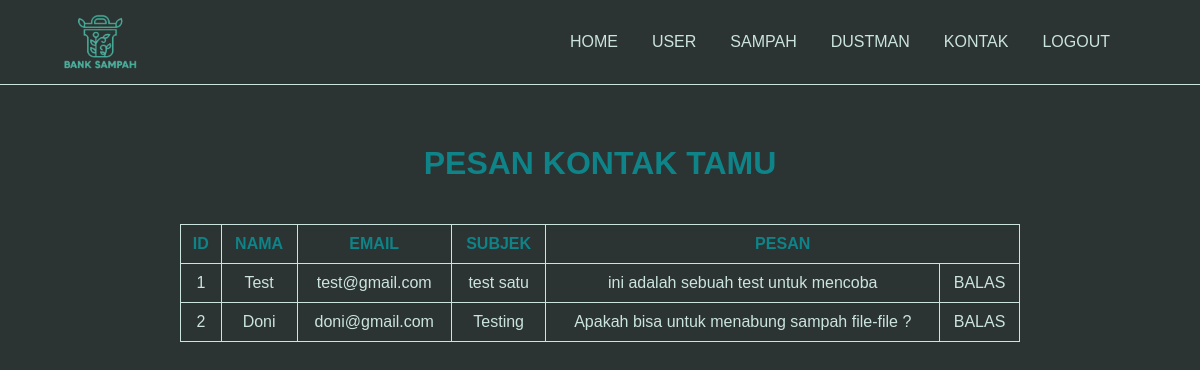
Page /admin/contact.php on the committed database.
### tables this page shows
CREATE TABLE `kontak` (
  `ID` int(155) NOT NULL,
  `NAMA` varchar(1000) NOT NULL,
  `EMAIL` varchar(1000) NOT NULL,
  `SUBJEK` varchar(1000) NOT NULL,
  `PESAN` varchar(1000) NOT NULL
);

### admin/contact.php (the view, shortened to what this page needs)
<!DOCTYPE html>
<html lang="en">
<head>
    <link rel="stylesheet" href="../style/contact.css">
</head>
<body>
<header>
                <img class="logo" src="../assets/logo/banksampah.png">
		    <nav>
                <ul class="nav_link">
				    <li><a href="konten.php">HOME</a></li>
                    <li><a href="user.php">USER</a></li>
                    <li><a href="sampah.php">SAMPAH</a></li>
                    <li><a href="dustman.php">DUSTMAN</a></li>
                    <li><a href="contact.php">KONTAK</a></li>
                    <li><a href="../reglog/logout.php">LOGOUT</a></li>
			    </ul>
		    </nav>
	    </header>
        <div class="container">
            <h1>PESAN KONTAK TAMU</h1>
        <table border="1">
            <tr>
                <th>ID</th>
                <th>NAMA</th>
                <th>EMAIL</th>
                <th>SUBJEK</th>
                <th colspan="2">PESAN</th>
            </tr>
            <?php
                include 'config.php';
                $sql = "SELECT * FROM kontak";
                $query = mysqli_query($conn, $sql);
                while($kontak = mysqli_fetch_array($query)){
            ?>
            <tr>
                <td><?php echo $kontak['ID'] ?></td>
                <td><?php echo $kontak['NAMA'] ?></td>
                <td><?php echo $kontak['EMAIL'] ?></td>
                <td><?php echo $kontak['SUBJEK'] ?></td>
                <td><?php echo $kontak['PESAN'] ?></td>
                <td><a href="mailto:<?php echo $kontak['EMAIL'] ?>">BALAS</a></td>
            </tr>
            <?php } ?>
        </table>
    </div>
</body>
</html>

### style/contact.css (style rules this page uses)
* { margin: 0; padding: 0; box-sizing: border-box; }
body { background-color: #2C3333; }
li, a { font-family: "montserrat", sans-serif; font-weight: 500px; font-size: 16px; color: #65647C; text-decoration: none; }
header { display: flex; justify-content: flex-end; align-items: center; padding: 10px 5%; cursor: pointer; transition: all 0.3s ease 0s; border-bottom: 1px solid #CBE4DE; }
.logo { cursor: pointer; width: 80px; margin-right: auto; }
.nav_link { list-style: none; padding-right: 15px; }
.nav_link li { display: inline-block; padding: 0px 15px; }
.nav_link li a { transition: all 0.3s ease 0s; -webkit-transition: all 0.3s ease 0s; -moz-transition: all 0.3s ease 0s; -ms-transition: all 0.3s ease 0s; -o-transition: all 0.3s ease 0s; color:#CBE4DE; }
.container { width: 70%; margin-left: auto; margin-right: auto; margin-top: 5%; font-family: Helvetica; }
.container h1 { color: #0E8388; text-align: center; margin-bottom: 5%; }
.container table { width: 100%; border-color: #CBE4DE; border-collapse: collapse; }
.container table th, td { padding: 10px; }
.container table th { color: #0E8388; border-bottom: 1px solid #CBE4DE; }
.container table td { color: #CBE4DE; text-align: center; border-bottom: 1px solid #CBE4DE; }
.container table td a { text-decoration: none; color: #CBE4DE; transition: all 1s ease; -webkit-transition: all 1s ease; -moz-transition: all 1s ease; -ms-transition: all 1s ease; -o-transition: all 1s ease; }

### rows in the picture
kontak: ID "1", NAMA "Test", EMAIL "test@gmail.com", SUBJEK "test satu", PESAN "ini adalah sebuah test untuk mencoba"
kontak: ID "2", NAMA "Doni", EMAIL "doni@gmail.com", SUBJEK "Testing", PESAN "Apakah bisa untuk menabung sampah file-file ?"
